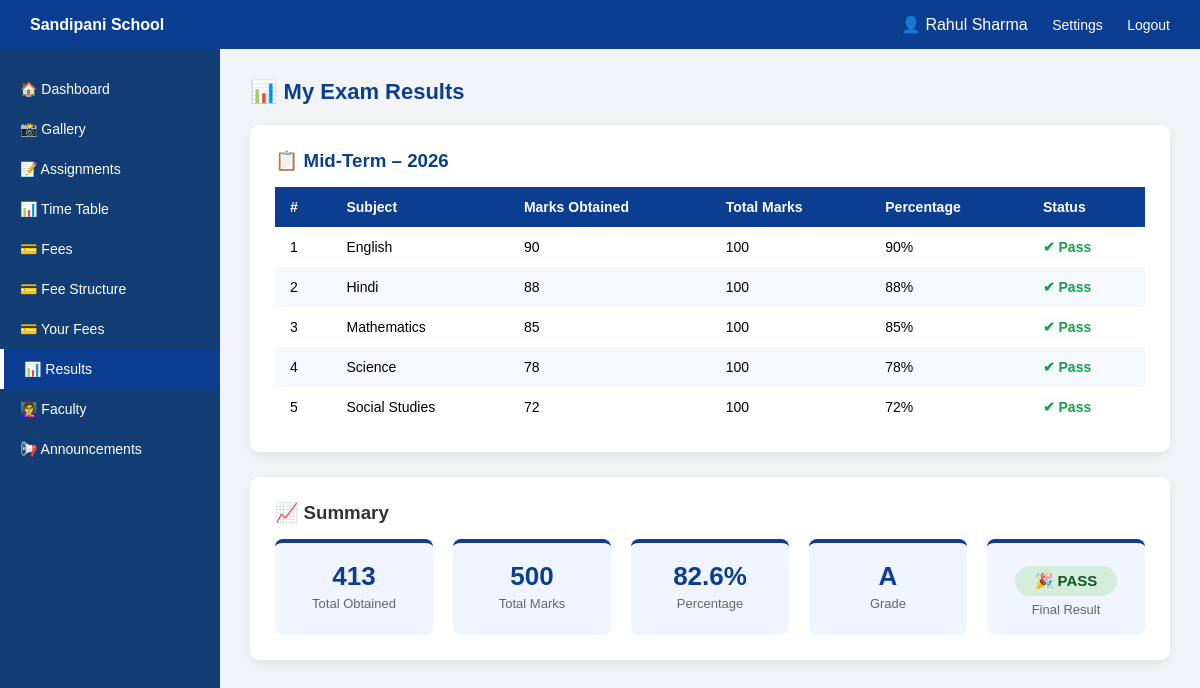
The page /result.php (signed in) on the database its author committed.
### tables this page shows
CREATE TABLE IF NOT EXISTS results (
    id          INT AUTO_INCREMENT PRIMARY KEY,
    student_id  INT NOT NULL,
    subject     VARCHAR(100) NOT NULL,
    marks       INT NOT NULL,
    total_marks INT NOT NULL DEFAULT 100,
    exam_type   VARCHAR(50) DEFAULT 'Mid-Term',
    exam_year   YEAR DEFAULT (YEAR(CURDATE())),
    FOREIGN KEY (student_id) REFERENCES users(id) ON DELETE CASCADE
);

### result.php (the view, shortened to what this page needs)
<?php
include "db.php";
$full_name  = $_SESSION['full_name'] ?? $_SESSION['user'];
$student_id = $_SESSION['user_id'];
$results = $conn->query("SELECT * FROM results WHERE student_id=$student_id ORDER BY subject ASC");
$total_marks   = 0;
$obtained      = 0;
$rows_arr      = [];
if($results && $results->num_rows > 0){
    while($r = $results->fetch_assoc()){
        $rows_arr[]    = $r;
        $total_marks  += $r['total_marks'];
        $obtained     += $r['marks'];
    }
}
$percentage = $total_marks > 0 ? round(($obtained / $total_marks) * 100, 2) : 0;
$grade = '';
$pass  = ($percentage >= 35);
if($percentage >= 90)      $grade = 'A+';
elseif($percentage >= 75)  $grade = 'A';
elseif($percentage >= 60)  $grade = 'B';
elseif($percentage >= 45)  $grade = 'C';
elseif($percentage >= 35)  $grade = 'D';
else                        $grade = 'F';
?>
<!DOCTYPE html>
<html lang="en">
<head>
</head>
<body>
<div class="topbar">
    <div><strong>Sandipani School</strong></div>
    <div class="top-links">
        <span>👤 <?php echo htmlspecialchars($full_name); ?></span>
        <a href="settings.php">Settings</a>
        <a href="logout.php">Logout</a>
    </div>
</div>
<div class="container">
    <div class="sidebar">
        <a href="dashboard.php">🏠 Dashboard</a>
        <a href="gallery-more.php">📸 Gallery</a>
        <a href="assignments.php">📝 Assignments</a>
        <a href="timetable.php">📊 Time Table</a>
        <a href="fee.php">💳 Fees</a>
        <a href="fees.php">💳 Fee Structure</a>
        <a href="fees1.php">💳 Your Fees</a>
        <a href="result.php" class="active">📊 Results</a>
        <a href="faculty.php">👩‍🏫 Faculty</a>
        <a href="announcement.php">📢 Announcements</a>
    </div>
    <div class="main">
        <div class="page-title">📊 My Exam Results</div>
        <?php if(!empty($rows_arr)): ?>
        <div class="card">
            <h3 style="margin-bottom:15px;color:#0b3d91;">
                📋 <?php echo htmlspecialchars($rows_arr[0]['exam_type']); ?> – <?php echo $rows_arr[0]['exam_year']; ?>
            </h3>
            <table>
                <thead>
                    <tr>
                        <th>#</th>
                        <th>Subject</th>
                        <th>Marks Obtained</th>
                        <th>Total Marks</th>
                        <th>Percentage</th>
                        <th>Status</th>
                    </tr>
                </thead>
                <tbody>
                <?php foreach($rows_arr as $i => $r):
                    $pct = round(($r['marks'] / $r['total_marks']) * 100, 1);
                    $subPass = $r['marks'] >= ($r['total_marks'] * 0.35);
                ?>
                    <tr>
                        <td><?php echo $i+1; ?></td>
                        <td><?php echo htmlspecialchars($r['subject']); ?></td>
                        <td><?php echo $r['marks']; ?></td>
                        <td><?php echo $r['total_marks']; ?></td>
                        <td><?php echo $pct; ?>%</td>
                        <td class="<?php echo $subPass ? 'pass' : 'fail'; ?>">
                            <?php echo $subPass ? '✔ Pass' : '✘ Fail'; ?>
                        </td>
                    </tr>
                <?php endforeach; ?>
                </tbody>
            </table>
        </div>
        <div class="card">
            <h3 style="margin-bottom:15px;color:#333;">📈 Summary</h3>
            <div class="summary">
                <div class="sum-box">
                    <h3><?php echo $obtained; ?></h3>
                    <p>Total Obtained</p>
                </div>
                <div class="sum-box">
                    <h3><?php echo $total_marks; ?></h3>
                    <p>Total Marks</p>
                </div>
                <div class="sum-box">
                    <h3><?php echo $percentage; ?>%</h3>
                    <p>Percentage</p>
                </div>
                <div class="sum-box">
                    <h3><?php echo $grade; ?></h3>
                    <p>Grade</p>
                </div>
                <div class="sum-box">
                    <span class="result-badge <?php echo $pass ? 'badge-pass' : 'badge-fail'; ?>">
                        <?php echo $pass ? '🎉 PASS' : '❌ FAIL'; ?>
                    </span>
                    <p style="margin-top:6px;">Final Result</p>
                </div>
            </div>
        </div>
        <?php else: ?>
            <div class="card no-data">📭 No results found. Please contact your class teacher.</div>
        <?php endif; ?>
    </div>
</div>
</body>
</html>

### result.php (style rules this page uses)
* { margin:0; padding:0; box-sizing:border-box; font-family:Arial,sans-serif; }
body { background:#f2f4f8; }
.topbar { background:#0b3d91; color:white; padding:15px 30px; display:flex; justify-content:space-between; align-items:center; }
.top-links a { color:white; text-decoration:none; margin-left:20px; font-size:14px; }
.container { display:flex; }
.sidebar { width:220px; background:#123e75; min-height:100vh; padding-top:20px; }
.sidebar a { display:block; color:white; text-decoration:none; padding:12px 20px; font-size:14px; transition:0.3s; }
.sidebar a.active { background:#0b3d91; border-left:4px solid #fff; }
.main { flex:1; padding:30px; }
.page-title { font-size:22px; color:#0b3d91; font-weight:bold; margin-bottom:20px; }
.card { background:white; padding:25px; border-radius:10px; box-shadow:0 4px 15px rgba(0,0,0,0.08); margin-bottom:25px; }
table { width:100%; border-collapse:collapse; }
thead { background:#0b3d91; color:white; }
th, td { padding:12px 15px; text-align:left; font-size:14px; }
tr:nth-child(even) { background:#f5f8ff; }
td:last-child { font-weight:bold; }
.pass { color:#1a9e4a; }
.summary { display:flex; gap:20px; flex-wrap:wrap; margin-top:10px; }
.sum-box { flex:1; min-width:120px; background:#f0f4ff; border-radius:8px; padding:18px; text-align:center; border-top:4px solid #0b3d91; }
.sum-box h3 { font-size:26px; color:#0b3d91; }
.sum-box p { font-size:13px; color:#666; margin-top:4px; }
.result-badge { display:inline-block; padding:6px 20px; border-radius:20px; font-weight:bold; font-size:15px; margin-top:5px; }
.badge-pass { background:#d4edda; color:#155724; }

### rows shown on the page
results: exam_type "Mid-Term", exam_year "2026", subject "English", marks "90", total_marks "100", shows "✔ Pass"
results: subject "Hindi", marks "88", total_marks "100", shows "✔ Pass"
results: subject "Mathematics", marks "85", total_marks "100", shows "✔ Pass"
results: subject "Science", marks "78", total_marks "100", shows "✔ Pass"
results: subject "Social Studies", marks "72", total_marks "100", shows "✔ Pass"

### other values the page prints
$full_name "Rahul Sharma"
$obtained "413"
$total_marks "500"
$percentage "82.6"
$grade "A"
